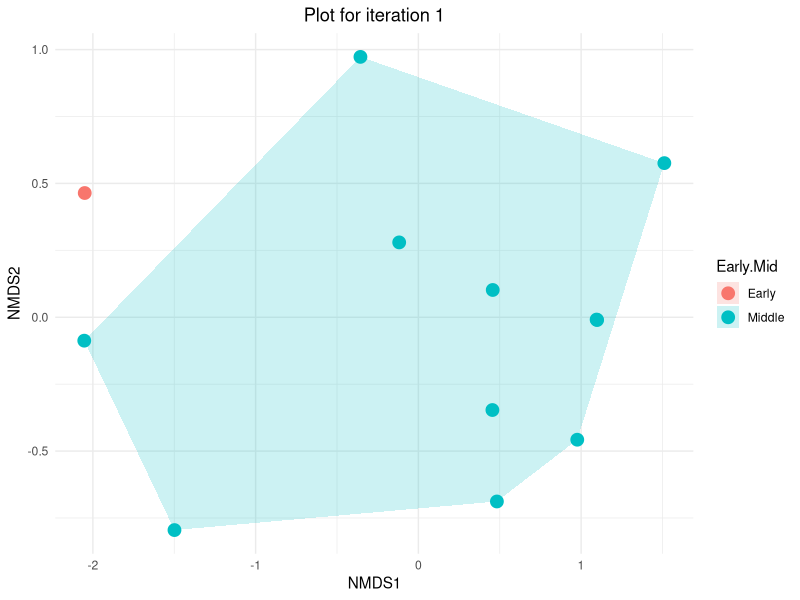
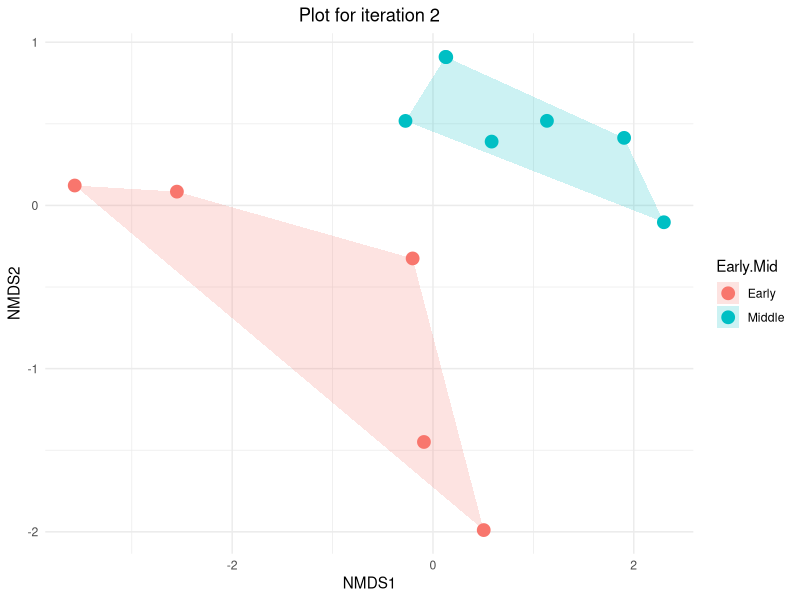
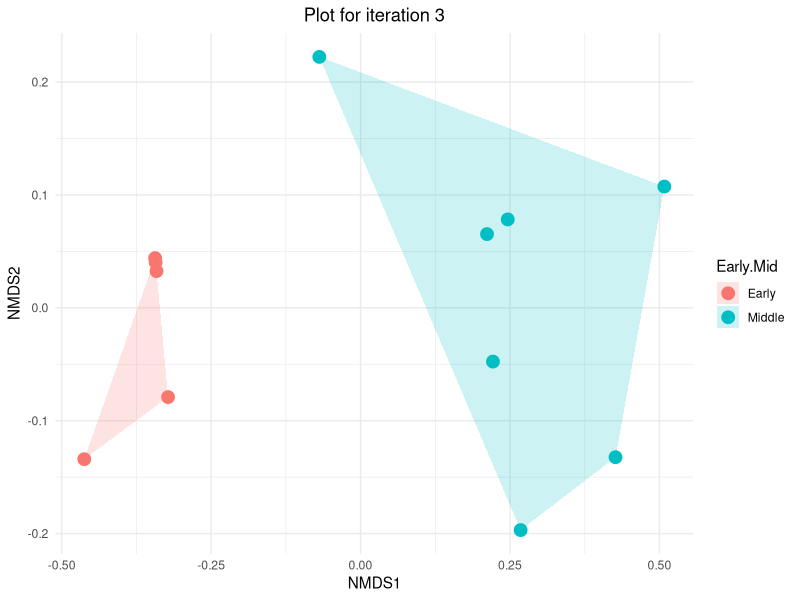
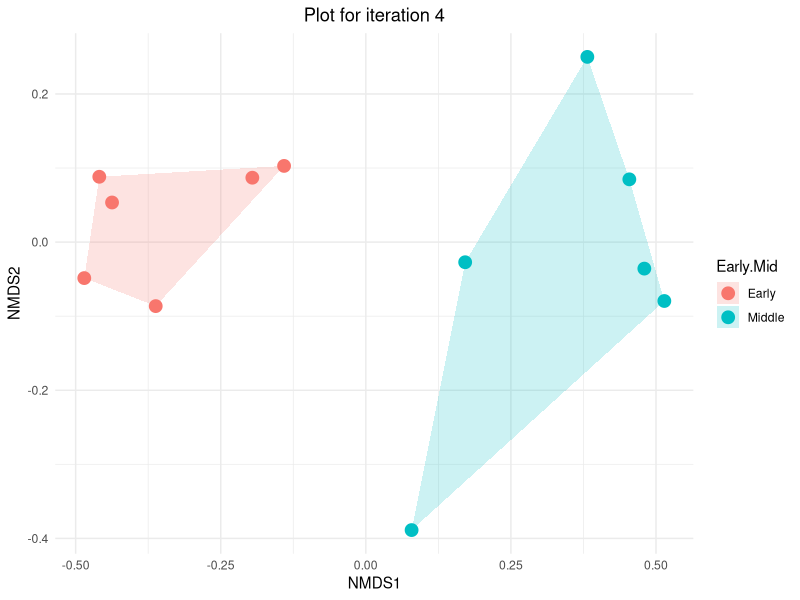
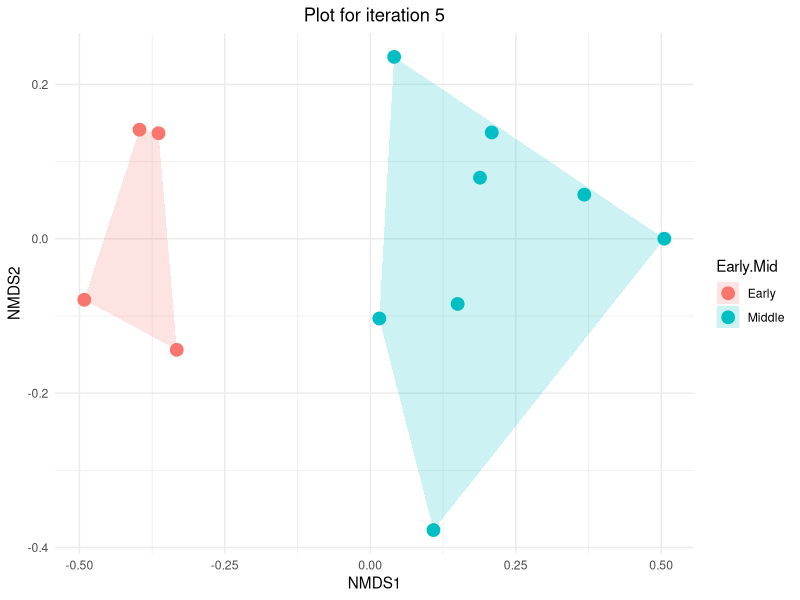
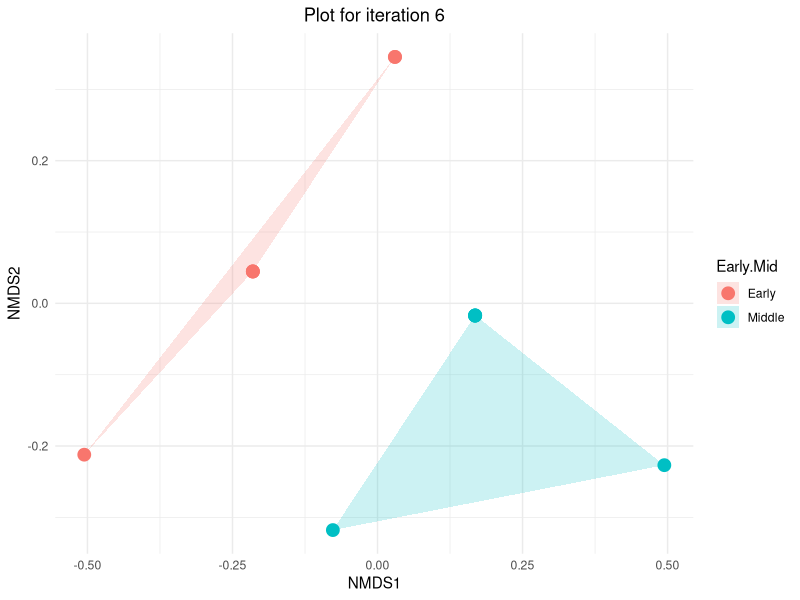
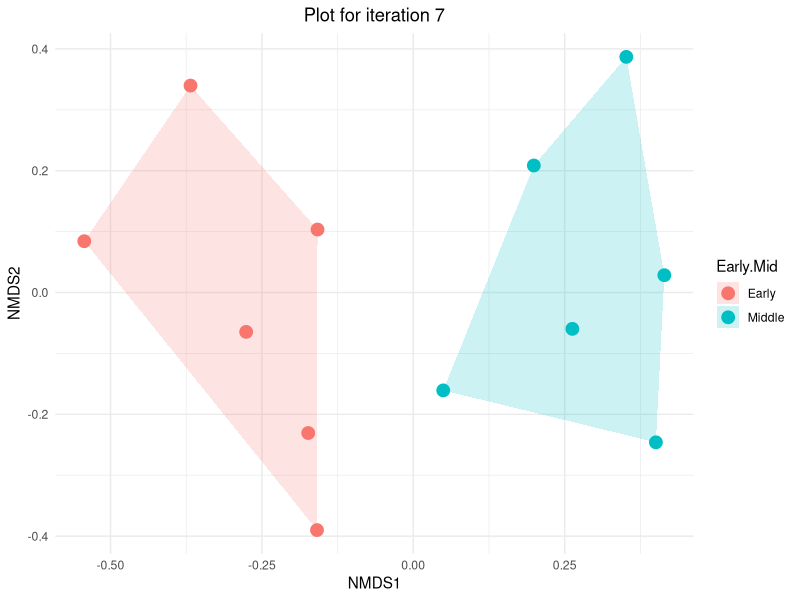
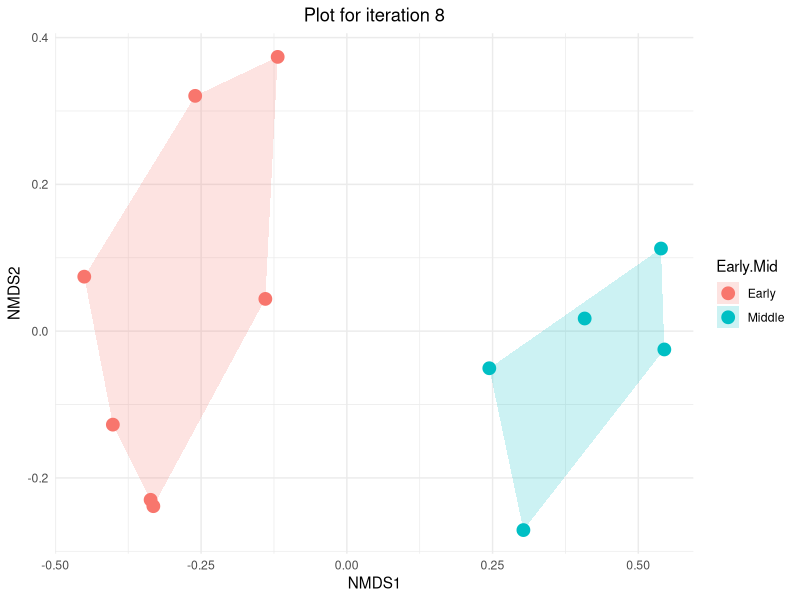

R code for these plots, in order: (Note: this script raises an error after producing the figures.)
# load libraries
library("dplyr")
library("vegan")
library("ggplot2")

# create directory to store protocol 1 results
dir.create("Protocol1Results")

# load data and replace NAs with 0s
rawData <- read.csv("Data/RelativeDataset.csv")
data <- rawData %>% replace(is.na(.), 0) # ensure NA values are replaced with 0

# create function for running u-test on NMDS axis 1 scores and returning the U-statistic and p-value
mann_whitney_test <- function(NMDS1, Early.Mid, data.scores) {
  test <- wilcox.test(NMDS1 ~ Early.Mid, data = data.scores)
  U_stat <- test$statistic
  p_value <- test$p.value
  return(c(U_stat, p_value))
}

# create function for looping NMDS and producing plots
findNMDS <- function(r, nit, save, plotIndices) {
  
  # set successes to 0 to calculate success ratio
  success = 0
  
  # if you want to save individual results
  if (save == TRUE){
    
    # overhead for creating individual results subdirectory
    folder_name <- paste("Protocol1Results/IndividualResults", 1-r)
    dir.create(folder_name)
  }
  
  # loop to perform the test nit times
  i = 1
  for (i in 1:nit) {
    
    # print iteration in console
    print(paste0("Survival Rate: ", r, " Iteration: ", i))
    
    # randomly cull data
    culled_data = data %>%
      slice_sample(prop = r)
    
    # CHECK 1: Make sure there are sufficient data (n = 5) in each sample to run U-test
    count_early = sum(culled_data$Early.Mid == "Early")
    count_mid = sum(culled_data$Early.Mid == "Middle")
      
    
    # make sure there are data in both samples
    if (all(count_early > 0, count_mid > 0)){
      
      # make community matrix - extract columns with relative abundance information
      com = culled_data[,4:ncol(culled_data)]
      m_com = as.matrix(com)
      
      # run NMDS
      nmds = metaMDS(m_com, distance = "bray")
      
      # extract NMDS scores (x and y coordinates) and bind to Early/Mid
      data.scores = as.data.frame(scores(nmds)$sites)
      data.scores$Early.Mid = culled_data$Early.Mid
      
      # CHECK 2: Make sure NMDS didn't return a 1-D or mostly 1-D solution
      z_scores = (data.scores$NMDS1 - mean(data.scores$NMDS1)) / sd(data.scores$NMDS1)
      outliers = abs(z_scores) > 3 # check for outliers outside 3 standard deviations
      outlierRatio = sum(outliers)/length(data.scores$Early.Mid)
      
      # make sure "Early" is on the left of the plot
      group_means <- aggregate(NMDS1 ~ Early.Mid, data = data.scores, mean)
      earlyMean <- group_means$NMDS1[group_means$Early.Mid == "Early"]
      midMean <- group_means$NMDS1[group_means$Early.Mid == "Middle"]
      
      # flip the NMDS1 axis if "early" is not on left
      if (earlyMean > midMean) {
        data.scores$NMDS1 <- -data.scores$NMDS1 
      }
      
      # create plot and save axes scores if i < plotIndices 
      if (i <= plotIndices) {
        
        # create function to calculate the convex hull for each group
        find_hull = function(df) df[chull(df$NMDS1, df$NMDS2), ]
        
        # apply the function to your NMDS scores grouped by your factor
        hulls = data.scores %>%
          group_by(Early.Mid) %>%
          do(find_hull(.))
        
        # NMDS plot with convex hulls
        p = ggplot() +
          geom_polygon(data = hulls, aes(x = NMDS1, y = NMDS2, fill = Early.Mid), alpha = 0.2) + # Convex hulls
          geom_point(data = data.scores, aes(x = NMDS1, y = NMDS2, color = Early.Mid), size = 4) + # Points
          theme_minimal() +
          labs(x = "NMDS1", y = "NMDS2") +
          ggtitle(paste("Plot for iteration", i)) +
          theme(plot.title = element_text(hjust = 0.5))
        
        # construct the filename
        file_name = sprintf("NMDS.%d.png", i)
        file_path = file.path(folder_name, file_name)
        
        # save the plot
        ggsave(filename = file_path, plot = p, bg = "white")
        
        # save axis scores
        write.csv(data.scores, paste0(folder_name, "/NMDSdata", i, ".csv"))
      }
      
      # CHECK 3: Make sure the p-value of the u-test is significant (p < 0.05)
      u_test = mann_whitney_test(NMDS1, Early.Mid, data.scores)
      
      # check that all 3 criteria are satisfied and mark as success
      if (all(count_early >= 5 && count_mid >= 5, outlierRatio <= 0.05, u_test[2] < 0.05)) {
        success = success + 1
      } 
    }

    # proceed to next iteration
    i = i + 1
    }
  
  # check that all iterations were performed correctly
  if (i == nit + 1) {
    
    # calculate success ratio
    successRatio = success/nit
    return(successRatio)
 
  } else {
    print("Failure")
  }
}

# define sequence and find number of rows
r_values <- seq(0.05, 1.00, by = 0.05)
n_rows <- length(r_values)

# initialize matrix
results_matrix <- matrix(NA, nrow = n_rows, ncol = 2)
results_matrix[, 1] <- 1 - r_values
colnames(results_matrix) <- c("Proportion of Data Culled", "Success Rate")

# loop to compute values and store in the second column
for (j in 1:n_rows) {
  results_matrix[j, 2] <- findNMDS(r = r_values[j], # proportion of data retained (loop through at 0.05 increments)
                                   nit = 1000, # number of iterations
                                   save = TRUE, # if you want to save individual plots and axis scores
                                   plotIndices = 50) # number of plots produced (make sure save = TRUE)
}

# make matrix dataframe
results_dataframe <- data.frame(results_matrix)

# save matrix to Protocol1Results folder
write.csv(results_dataframe, "Protocol1Results/Summary.csv", row.names = FALSE)

# create a line plot
p <- ggplot(results_dataframe, aes(x = Proportion.of.Data.Culled, y = Success.Rate)) +
        geom_line(color = "black", size = 1) +
        labs(x = "Proportion of Data Culled", y = "Success Rate") +
        theme_classic()

# save line plot to Protocol1Results folder
ggsave("Protocol1Results/SummaryPlot.png", p, width = 3543, height = 2657, units = "px")
